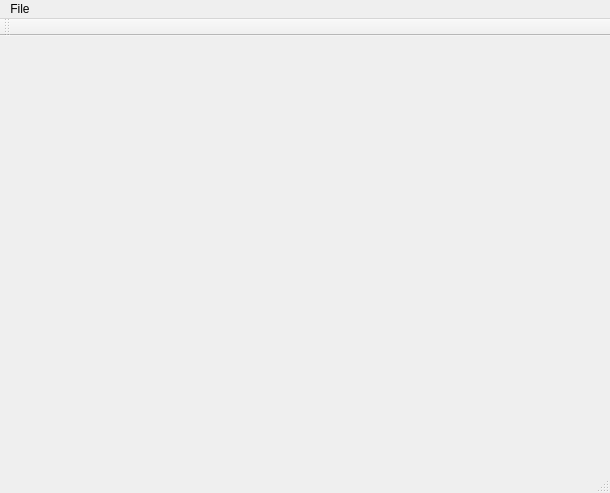
<?xml version="1.0" encoding="UTF-8"?>
<ui version="4.0">
 <class>CameraDemo</class>
 <widget class="QMainWindow" name="CameraDemo">
  <property name="geometry">
   <rect>
    <x>0</x>
    <y>0</y>
    <width>610</width>
    <height>493</height>
   </rect>
  </property>
  <property name="windowTitle">
   <string>CameraDemo</string>
  </property>
  <widget class="QWidget" name="centralWidget">
   <layout class="QVBoxLayout" name="verticalLayout">
    <item>
     <widget class="QLabel" name="videoImage">
      <property name="text">
       <string/>
      </property>
     </widget>
    </item>
   </layout>
  </widget>
  <widget class="QMenuBar" name="menuBar">
   <property name="geometry">
    <rect>
     <x>0</x>
     <y>0</y>
     <width>610</width>
     <height>25</height>
    </rect>
   </property>
   <widget class="QMenu" name="menuFile">
    <property name="title">
     <string>File</string>
    </property>
    <addaction name="actionStart_Capture"/>
    <addaction name="actionStop_Capture"/>
    <addaction name="separator"/>
    <addaction name="actionExit"/>
   </widget>
   <addaction name="menuFile"/>
  </widget>
  <widget class="QToolBar" name="mainToolBar">
   <attribute name="toolBarArea">
    <enum>TopToolBarArea</enum>
   </attribute>
   <attribute name="toolBarBreak">
    <bool>false</bool>
   </attribute>
  </widget>
  <widget class="QStatusBar" name="statusBar"/>
  <action name="actionStart_Capture">
   <property name="text">
    <string>Start Capture</string>
   </property>
  </action>
  <action name="actionStop_Capture">
   <property name="text">
    <string>Stop Capture</string>
   </property>
  </action>
  <action name="actionExit">
   <property name="text">
    <string>Exit</string>
   </property>
  </action>
 </widget>
 <layoutdefault spacing="6" margin="11"/>
 <resources/>
 <connections/>
</ui>
